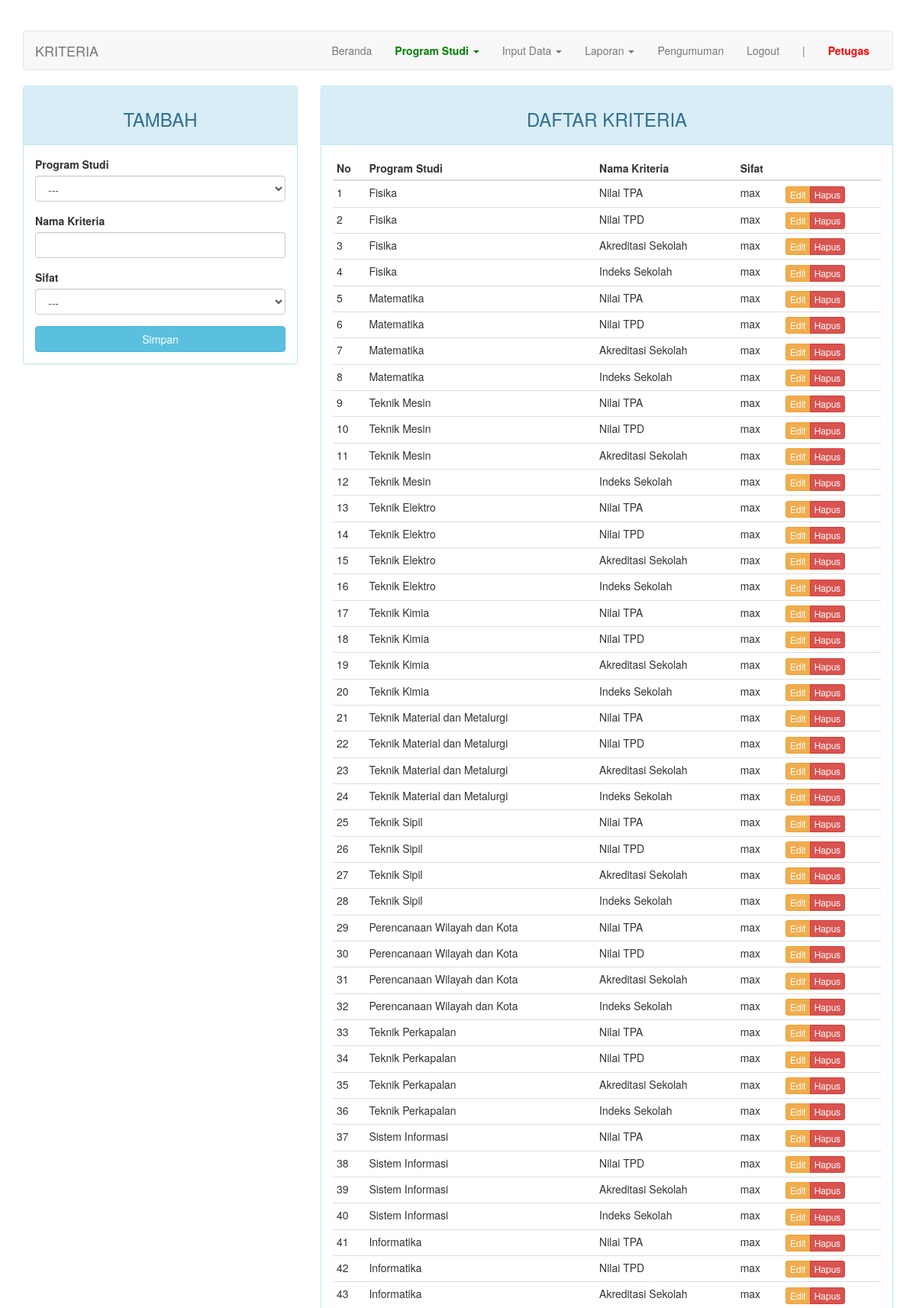
/index.php?page=kriteria (signed in, upper part), run on the app's committed database.
### tables this page shows
CREATE TABLE IF NOT EXISTS `kriteria` (
  `kd_kriteria` int(11) NOT NULL AUTO_INCREMENT,
  `kd_prodi` int(11) NOT NULL,
  `nama` varchar(50) DEFAULT NULL,
  `sifat` enum('min','max') DEFAULT NULL,
  PRIMARY KEY (`kd_kriteria`),
  KEY `kd_prodi` (`kd_prodi`),
  KEY `kd_prodi_2` (`kd_prodi`)
);

CREATE TABLE IF NOT EXISTS `prodi` (
  `kd_prodi` int(11) NOT NULL AUTO_INCREMENT,
  `nama_prodi` varchar(50) DEFAULT NULL,
  PRIMARY KEY (`kd_prodi`)
);

### page/kriteria.php (the view, shortened to what this page needs)
<?php
$update = (isset($_GET['action']) AND $_GET['action'] == 'update') ? true : false;
?>
<div class="row">
	<div class="col-md-4">
	    <div class="panel panel-<?= ($update) ? "warning" : "info" ?>">
	        <div class="panel-heading"><h3 class="text-center"><?= ($update) ? "EDIT" : "TAMBAH" ?></h3></div>
	        <div class="panel-body">
	            <form action="<?=$_SERVER['REQUEST_URI']?>" method="POST">
									<div class="form-group">
										<label for="kd_prodi">Program Studi</label>
										<select class="form-control" name="kd_prodi">
											<option>---</option>
										</select>
									</div>
	                <div class="form-group">
	                    <label for="nama">Nama Kriteria</label>
	                    <input type="text" name="nama" class="form-control" <?= (!$update) ?: 'value="'.$row["nama"].'"' ?>>
	                </div>
									<div class="form-group">
	                  <label for="sifat">Sifat</label>
										<select class="form-control" name="sifat">
											<option>---</option>
										</select>
									</div>
	                <button type="submit" class="btn btn-<?= ($update) ? "warning" : "info" ?> btn-block">Simpan</button>
	            </form>
	        </div>
	    </div>
	</div>
	<div class="col-md-8">
	    <div class="panel panel-info">
	        <div class="panel-heading"><h3 class="text-center">DAFTAR KRITERIA</h3></div>
	        <div class="panel-body">
	            <table class="table table-condensed">
	                <thead>
	                    <tr>
	                        <th>No</th>
	                        <th>Program Studi</th>
	                        <th>Nama Kriteria</th>
	                        <th>Sifat</th>
	                        <th></th>
	                    </tr>
	                </thead>
	                <tbody>
	                    <?php $no = 1; ?>
	                    <?php if ($query = $connection->query("SELECT a.nama AS kriteria, b.nama_prodi AS prodi, a.kd_kriteria, a.sifat FROM kriteria a JOIN prodi b USING(kd_prodi)")): ?>
	                        <?php while($row = $query->fetch_assoc()): ?>
	                        <tr>
	                            <td><?=$no++?></td>
	                            <td><?=$row['prodi']?></td>
	                            <td><?=$row['kriteria']?></td>
	                            <td><?=$row['sifat']?></td>
	                            <td>
	                                <div class="btn-group">
	                                    <a href="?page=kriteria&action=update&key=<?=$row['kd_kriteria']?>" class="btn btn-warning btn-xs">Edit</a>
	                                    <a href="?page=kriteria&action=delete&key=<?=$row['kd_kriteria']?>" class="btn btn-danger btn-xs">Hapus</a>
	                                </div>
	                            </td>
	                        </tr>
	                        <?php endwhile ?>
	                    <?php endif ?>
	                </tbody>
	            </table>
	        </div>
	    </div>
	</div>
</div>

### index.php (style rules this page uses)
body { margin-top: 40px; }

### data on the page
kriteria: kd_prodi.nama_prodi "Fisika", nama "Nilai TPA", sifat "max"
kriteria: kd_prodi.nama_prodi "Fisika", nama "Nilai TPD", sifat "max"
kriteria: kd_prodi.nama_prodi "Fisika", nama "Akreditasi Sekolah", sifat "max"
kriteria: kd_prodi.nama_prodi "Fisika", nama "Indeks Sekolah", sifat "max"
kriteria: kd_prodi.nama_prodi "Matematika", nama "Nilai TPA", sifat "max"
kriteria: kd_prodi.nama_prodi "Matematika", nama "Nilai TPD", sifat "max"
kriteria: kd_prodi.nama_prodi "Matematika", nama "Akreditasi Sekolah", sifat "max"
kriteria: kd_prodi.nama_prodi "Matematika", nama "Indeks Sekolah", sifat "max"
kriteria: kd_prodi.nama_prodi "Teknik Mesin", nama "Nilai TPA", sifat "max"
kriteria: kd_prodi.nama_prodi "Teknik Mesin", nama "Nilai TPD", sifat "max"
kriteria: kd_prodi.nama_prodi "Teknik Mesin", nama "Akreditasi Sekolah", sifat "max"
kriteria: kd_prodi.nama_prodi "Teknik Mesin", nama "Indeks Sekolah", sifat "max"
kriteria: kd_prodi.nama_prodi "Teknik Elektro", nama "Nilai TPA", sifat "max"
kriteria: kd_prodi.nama_prodi "Teknik Elektro", nama "Nilai TPD", sifat "max"
kriteria: kd_prodi.nama_prodi "Teknik Elektro", nama "Akreditasi Sekolah", sifat "max"
kriteria: kd_prodi.nama_prodi "Teknik Elektro", nama "Indeks Sekolah", sifat "max"
kriteria: kd_prodi.nama_prodi "Teknik Kimia", nama "Nilai TPA", sifat "max"
kriteria: kd_prodi.nama_prodi "Teknik Kimia", nama "Nilai TPD", sifat "max"
kriteria: kd_prodi.nama_prodi "Teknik Kimia", nama "Akreditasi Sekolah", sifat "max"
kriteria: kd_prodi.nama_prodi "Teknik Kimia", nama "Indeks Sekolah", sifat "max"
kriteria: kd_prodi.nama_prodi "Teknik Material dan Metalurgi", nama "Nilai TPA", sifat "max"
kriteria: kd_prodi.nama_prodi "Teknik Material dan Metalurgi", nama "Nilai TPD", sifat "max"
kriteria: kd_prodi.nama_prodi "Teknik Material dan Metalurgi", nama "Akreditasi Sekolah", sifat "max"
kriteria: kd_prodi.nama_prodi "Teknik Material dan Metalurgi", nama "Indeks Sekolah", sifat "max"
kriteria: kd_prodi.nama_prodi "Teknik Sipil", nama "Nilai TPA", sifat "max"
kriteria: kd_prodi.nama_prodi "Teknik Sipil", nama "Nilai TPD", sifat "max"
kriteria: kd_prodi.nama_prodi "Teknik Sipil", nama "Akreditasi Sekolah", sifat "max"
kriteria: kd_prodi.nama_prodi "Teknik Sipil", nama "Indeks Sekolah", sifat "max"
kriteria: kd_prodi.nama_prodi "Perencanaan Wilayah dan Kota", nama "Nilai TPA", sifat "max"
kriteria: kd_prodi.nama_prodi "Perencanaan Wilayah dan Kota", nama "Nilai TPD", sifat "max"
kriteria: kd_prodi.nama_prodi "Perencanaan Wilayah dan Kota", nama "Akreditasi Sekolah", sifat "max"
kriteria: kd_prodi.nama_prodi "Perencanaan Wilayah dan Kota", nama "Indeks Sekolah", sifat "max"
kriteria: kd_prodi.nama_prodi "Teknik Perkapalan", nama "Nilai TPA", sifat "max"
kriteria: kd_prodi.nama_prodi "Teknik Perkapalan", nama "Nilai TPD", sifat "max"
kriteria: kd_prodi.nama_prodi "Teknik Perkapalan", nama "Akreditasi Sekolah", sifat "max"
kriteria: kd_prodi.nama_prodi "Teknik Perkapalan", nama "Indeks Sekolah", sifat "max"
kriteria: kd_prodi.nama_prodi "Sistem Informasi", nama "Nilai TPA", sifat "max"
kriteria: kd_prodi.nama_prodi "Sistem Informasi", nama "Nilai TPD", sifat "max"
kriteria: kd_prodi.nama_prodi "Sistem Informasi", nama "Akreditasi Sekolah", sifat "max"
kriteria: kd_prodi.nama_prodi "Sistem Informasi", nama "Indeks Sekolah", sifat "max"
kriteria: kd_prodi.nama_prodi "Informatika", nama "Nilai TPA", sifat "max"
kriteria: kd_prodi.nama_prodi "Informatika", nama "Nilai TPD", sifat "max"
kriteria: kd_prodi.nama_prodi "Informatika", nama "Akreditasi Sekolah", sifat "max"

### other printed values
$str "KRITERIA"
$_SESSION["username"] "Petugas"
